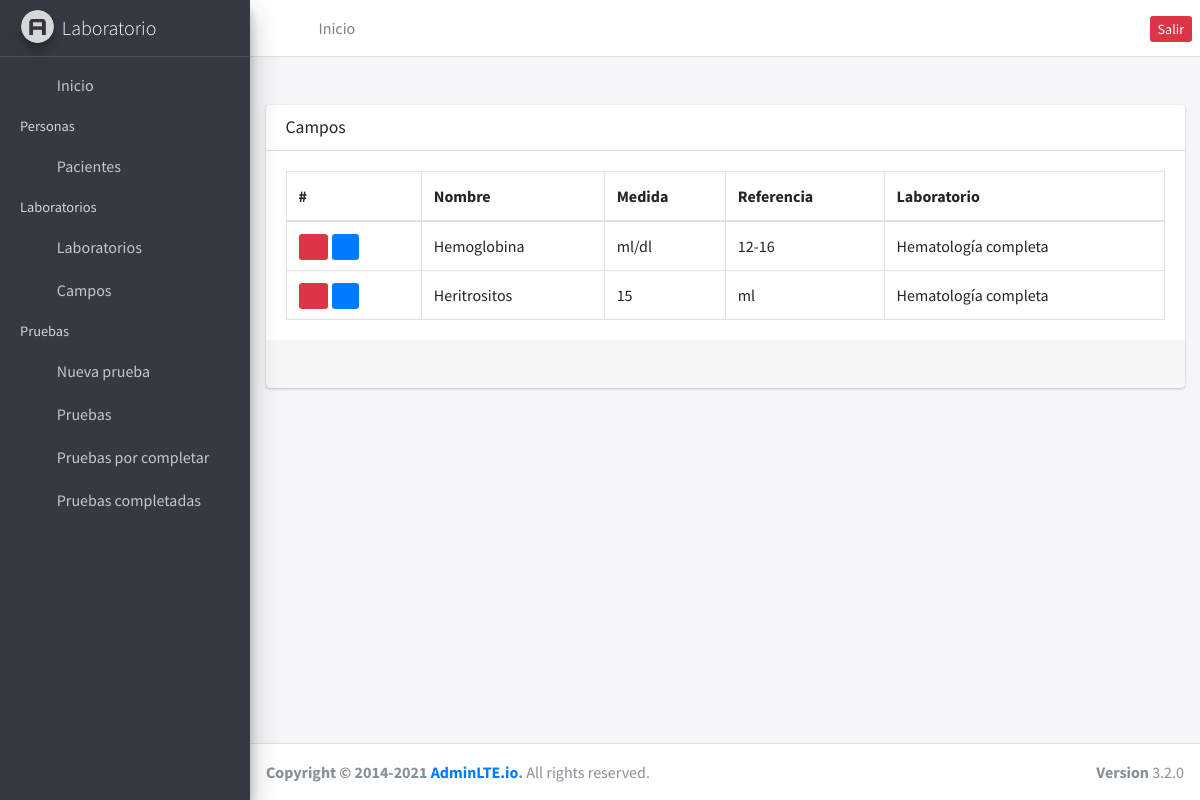
/fields/ (signed in), run on an earlier commit of the app's database.
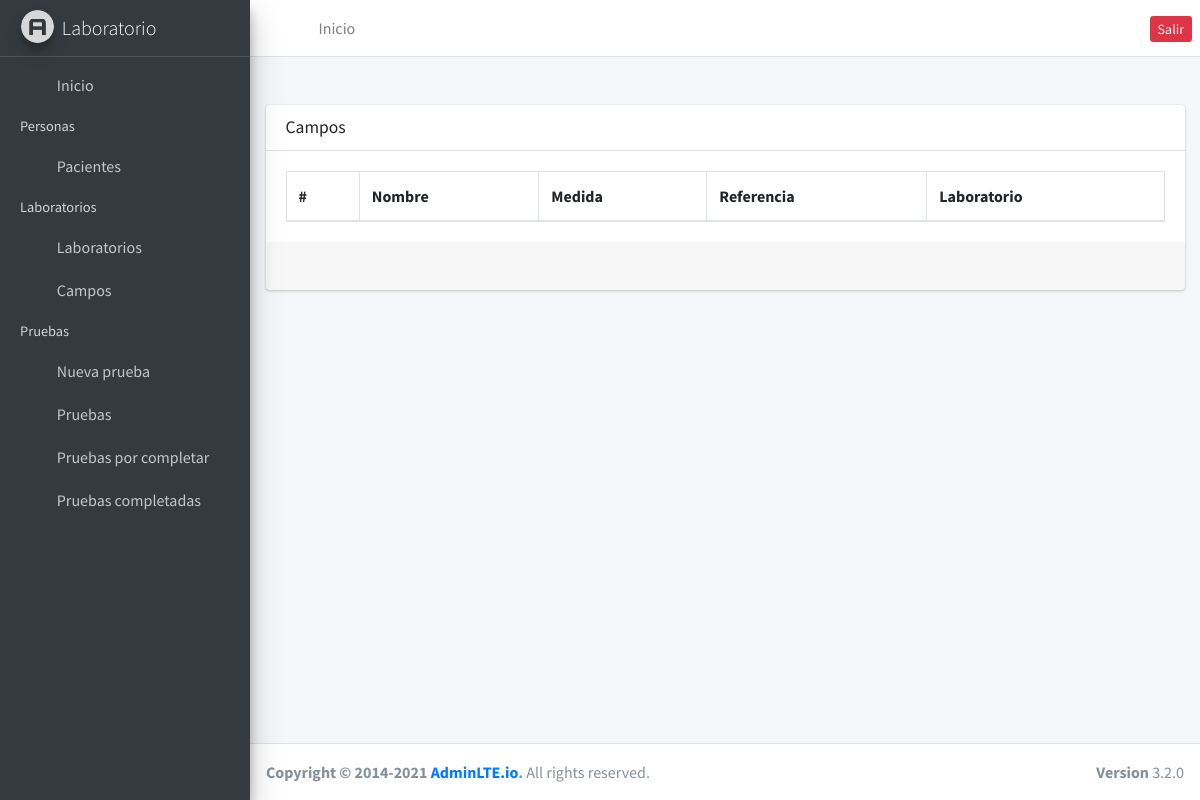
And on a later commit of the database.
### fields/models.py (models this page shows, shortened)
class Field(models.Model):
    name = models.CharField(max_length=255)
    measurment = models.CharField(max_length=255)
    reference = models.CharField(max_length=255, default="No hay referencia")
    laboratory = models.ForeignKey(Laboratory, on_delete=models.CASCADE)

### laboratories/models.py (models this page shows, shortened)
class Laboratory(models.Model):
    name = models.CharField(max_length=255, null=False)
    price = models.FloatField(default=0.00, null=False)

### fields/views.py (the view)
# urls.py: path('', index, name='fields'),
@login_required
def index(request):
    field = Field.objects.all().select_related('laboratory')
    page = request.GET.get('page', 1)
    try:
        paginator = Paginator(field, 10)
        field = paginator.page(page)
    except:
        return redirect('/fields')
    context = {'entity': field, 'paginator': paginator}
    return render(request, 'fields.html', context)

### fields/templates/fields.html
{% extends "base.html" %} {% block content %}
<div class="card mt-4">
  <div class="card-header">
    <h3 class="card-title">Campos</h3>
  </div>
  <div class="card-body">
    <table class="table table-bordered">
      <thead>
        <tr>
          <th>#</th>
          <th>Nombre</th>
          <th>Medida</th>
          <th>Referencia</th>
          <th>Laboratorio</th>
        </tr>
      </thead>
      <tbody>
        {% for field in entity %}
        <tr>
          <td>
            <a href="{% url 'remove_field' id=field.id %}" class="btn-sm btn-danger mr-1">
              <i class="fa fa-trash"></i>
            </a>
            <a href="{% url 'update_field' id=field.id %}" class="btn-sm btn-primary">
              <i class="fa fa-edit"></i>
            </a>
          </td>
          <td>{{ field.name }}</td>
          <td>{{ field.measurment }}</td>
          <td>{{ field.reference }}</td>
          <td>{{ field.laboratory.name }}</td>
        </tr>
        {% endfor %}
      </tbody>
    </table>
  </div>
  <div class="card-footer clearfix">{% include 'paginator.html' %}</div>
  <div class="card-footer clearfix"></div>
</div>
{% endblock %}

### templates/base.html (shortened to what this page needs)
{% load static %}
<!DOCTYPE html>
<html lang="en">
  <head>
    <link rel="stylesheet" href="{% static '/plugins/select2/css/select2.min.css' %}" />
    <link rel="stylesheet" href="{% static '/plugins/select2-bootstrap4-theme/select2-bootstrap4.min.css' %}" />
    <link rel="stylesheet" href='{% static "/plugins/fontawesome-free/css/all.min.css" %}' />
    <link rel="stylesheet" href="https://code.ionicframework.com/ionicons/2.0.1/css/ionicons.min.css" />
    <link rel="stylesheet" href='{% static "/dist/css/adminlte.min.css" %}' />
    <link rel="stylesheet" href="https://cdnjs.cloudflare.com/ajax/libs/animate.css/4.1.1/animate.min.css" />
    <link rel="stylesheet" href="{% static '/plugins/toastr/toastr.min.css' %}" />
  </head>
  <body class="hold-transition sidebar-mini">
    <div class="wrapper">
      <nav class="main-header navbar navbar-expand navbar-white navbar-light">
        <ul class="navbar-nav">
          <li class="nav-item">
            <a class="nav-link" data-widget="pushmenu" href="#" role="button"><i class="fas fa-bars"></i></a>
          </li>
          <li class="nav-item d-none d-sm-inline-block">
            <a href="{% url 'dashboard' %}" class="nav-link">Inicio</a>
          </li>
        </ul>
        <ul class="navbar-nav ml-auto">
          <li class="nav-item">
            <a href="{% url 'logout' %}" class="nav-linka btn-sm btn-danger">Salir</a>
          </li>
        </ul>
      </nav>
      <aside class="main-sidebar sidebar-dark-primary elevation-4">
        <a href="{% url 'dashboard' %}" class="brand-link">
          <img
            src="{% static 'dist/img/AdminLTELogo.png' %}"
            alt="AdminLTE Logo"
            class="brand-image img-circle elevation-3"
            style="opacity: 0.8"
          />
          <span class="brand-text font-weight-light">Laboratorio</span>
        </a>
        <div class="sidebar">
          <nav class="mt-2">
            <ul class="nav nav-pills nav-sidebar flex-column" data-widget="treeview" role="menu" data-accordion="false">
              <li class="nav-item">
                <a class="nav-link" href="{% url 'dashboard' %}">
                  <i class="nav-icon fas fa-tachometer-alt"></i>
                  <p>Inicio</p>
                </a>
              </li>
              <li class="nav-header">Personas</li>
              <li class="nav-item">
                <a href="{% url 'clients' %}" class="nav-link">
                  <i class="nav-icon fas fa-user-alt"></i>
                  <p>Pacientes</p>
                </a>
              </li>
              <li class="nav-header">Laboratorios</li>
              <li class="nav-item">
                <a href="{% url 'laboratories' %}" class="nav-link">
                  <i class="nav-icon fas fa-vials"></i>
                  <p>Laboratorios</p>
                </a>
              </li>
              <div class="nav-item">
                <a href="{% url 'fields' %}" class="nav-link">
                  <i class="nav-icon fas fa-filter"></i>
                  <p>Campos</p>
                </a>
              </div>
              <li class="nav-header">Pruebas</li>
              <div class="nav-item">
                <a href="{% url 'new_test' %}" class="nav-link">
                  <i class="nav-icon fas fa-plus-square"></i>
                  <p>Nueva prueba</p>
                </a>
              </div>
              <div class="nav-item">
                <a href="{% url 'tests' %}" class="nav-link">
                  <i class="nav-icon fas fa-vial"></i>
                  <p>Pruebas</p>
                </a>
              </div>
              <div class="nav-item">
                <a href="{% url 'uncompleted_tests' %}" class="nav-link">
                  <i class="nav-icon fas fa-virus-slash"></i>
                  <p>Pruebas por completar</p>
                </a>
              </div>
              <div class="nav-item">
                <a href="{% url 'completed_tests' %}" class="nav-link">
                  <i class="nav-icon fas fa-virus"></i>
                  <p>Pruebas completadas</p>
                </a>
              </div>
            </ul>
          </nav>
        </div>
      </aside>
      <div class="content-wrapper">
        <div class="content">
          <div class="container-fluid pt-4 animate__animated animate__fadeIn">{% block content %} {% endblock %}</div>
        </div>
      </div>
      <footer class="main-footer">
        <strong>Copyright &copy; 2014-2021 <a href="https://adminlte.io">AdminLTE.io</a>.</strong>
        All rights reserved.
        <div class="float-right d-none d-sm-inline-block"><b>Version</b> 3.2.0</div>
      </footer>
    </div>
  </body>
</html>

What changed in the data, as far as the page shows it:
removed Field: name "Hemoglobina", measurment "ml/dl", reference "12-16", laboratory.name "Hematología completa"
removed Field: name "Heritrositos", measurment "15", reference "ml", laboratory.name "Hematología completa"
